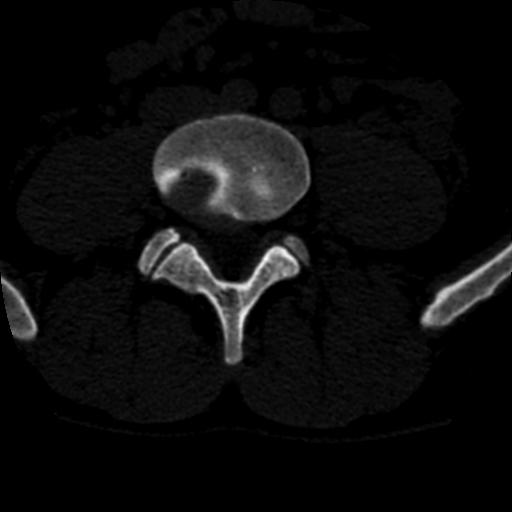
#> input picture Traditional_OpenCV/image.jpg, 512 x 512 px
$ python canny_edge_detection.py
#> lines starting #> are read from the running program, lines starting #| are printed output that depends on the picture; after the words box and inside, x2 and y2 are one past the last pixel; in counts of white or black regions, pixels touching at a corner belong together
# -*- coding: utf-8 -*-
"""
Created on Wed Jan  3 23:44:25 2024

@author: Sabbir Ahmed Sibli
"""
# Source: https://towardsdatascience.com/easy-method-of-edge-detection-in-opencv-python-db26972deb2d
# Importing Important Libraries
from pathlib import Path
import pydicom
import numpy as np
import matplotlib.pyplot as plt
import cv2
import dicom2jpg
from PIL import Image

# Canny Edge Detection
# Step 01: Reducing noise using the Gaussian smoothing
# Step 02: Computing the gradients
# Step 03: Applying non-maxima suppression to reduce the noise and have only the local maxima in the direction of the gradient
# Step 04: Finding the upper and lower threshold
# Step 05: Applying the threshold

# Reading Image
img = cv2.imread('image.jpg')
#> img is the input picture: shape (512, 512, 3); min 0, max 255, mean 12.6
image = img[:, 50:420]  # Selecting SubImage on ROI
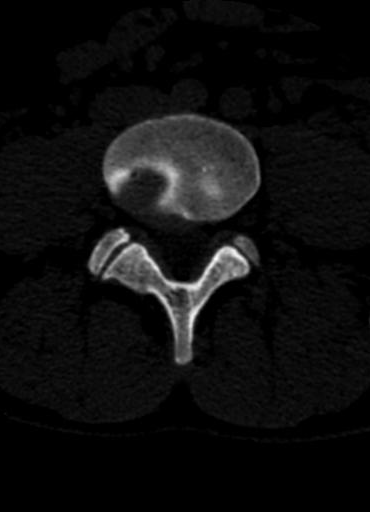
#> image: shape (512, 370, 3); min 0, max 255, mean 14.6

# Applying Gaussian Smoothing/Blur
gray = cv2.cvtColor(image, cv2.COLOR_BGR2GRAY)
blurred = cv2.GaussianBlur(gray, (7,7), 0)

# Visualizing Blurred Image
plt.subplot(121),plt.imshow(image,cmap = 'gray')
plt.title('Original Image'), plt.xticks([]), plt.yticks([])
plt.subplot(122),plt.imshow(blurred,cmap = 'gray')
plt.title('Blurred Image'), plt.xticks([]), plt.yticks([])
plt.show()
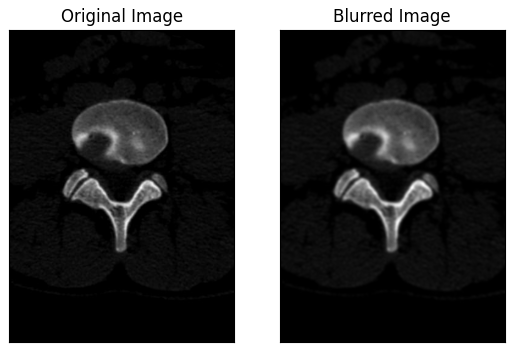
#> figure drawn by matplotlib, 2 panels

# Applying Canny Edge Detection Algorithm
# cv2.Canny(image, lower_threshold, upper_threshold)

# Applying Canny in three different thresholding ranges (Trial & Error Method)
wide = cv2.Canny(blurred, 50, 200)
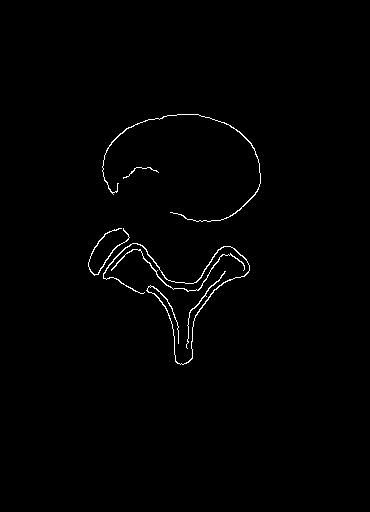
#> wide: shape (512, 370); 0.88% white in thin lines or dots, all inside (x1, y1, x2, y2) = (88, 114, 261, 365)
mid = cv2.Canny(blurred, 30, 150)
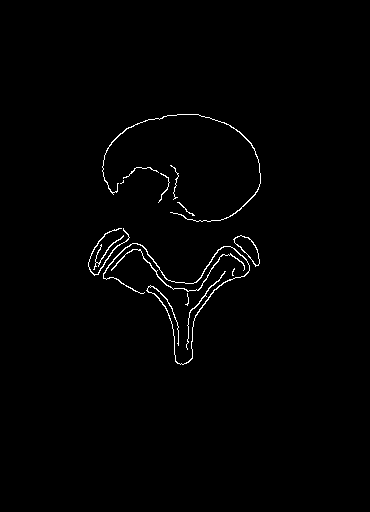
#> mid: shape (512, 370); 1.1% white in thin lines or dots, all inside (x1, y1, x2, y2) = (88, 114, 261, 365)
tight = cv2.Canny(blurred, 210, 250)
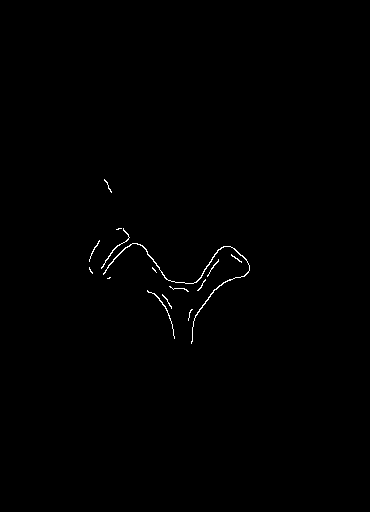
#> tight: shape (512, 370); 0.39% white in thin lines or dots, all inside (x1, y1, x2, y2) = (89, 179, 250, 344)

# Visualizing Edged Images
plt.subplot(131),plt.imshow(wide,cmap = 'gray')
plt.title('Wide'), plt.xticks([]), plt.yticks([])
plt.subplot(132),plt.imshow(mid,cmap = 'gray')
plt.title('Mid'), plt.xticks([]), plt.yticks([])
plt.subplot(133),plt.imshow(tight,cmap = 'gray')
plt.title('Tight'), plt.xticks([]), plt.yticks([])
plt.show()

# Automatic EDGE Detection
def auto_canny_edge_detection(im, sigma=20):
#> called with sigma = 20
    md = np.median(im)
#> md = 7
    lower_val = int(max(0, (1.0-sigma)*md))
#> lower_val = 0
    upper_val = int(min(255, (1.0+sigma)*md))
#> upper_val = 147
    return cv2.Canny(im, lower_val, upper_val)

auto_edge = auto_canny_edge_detection(blurred)

# Visualizing Auto Edged Image
plt.subplot(121),plt.imshow(blurred,cmap = 'gray')
plt.title('Original Blurred Image'), plt.xticks([]), plt.yticks([])
plt.subplot(122),plt.imshow(auto_edge,cmap = 'gray')
plt.title('EDGED Image'), plt.xticks([]), plt.yticks([])
plt.show()
